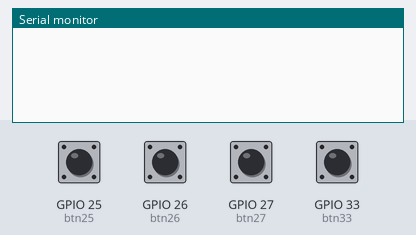
A sketch run on a simulated ESP32. Shown: the last lines printed to the serial monitor. The inputs (shaded band) are chosen by the test bench; at power-on: GPIO 25 (btn25), GPIO 26 (btn26), GPIO 27 (btn27), GPIO 33 (btn33) LOW. USB keyboard and mouse output is not drawn.

Above: at 3.2 s.
3.3 s: GPIO 25 (btn25) pulled HIGH for 0.15 s
At 4.2 s:
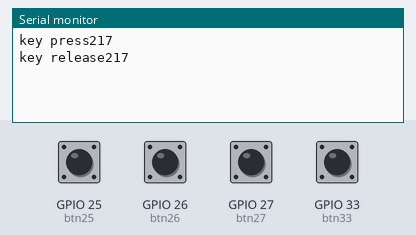
4.9 s: GPIO 26 (btn26) pulled HIGH for 0.15 s
At 5.06 s:
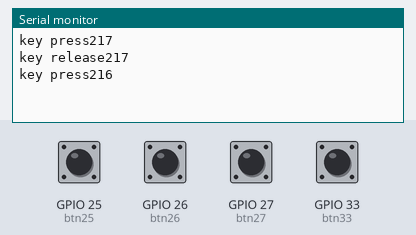
6.5 s: GPIO 27 (btn27) pulled HIGH for 0.15 s
At 7.8 s:
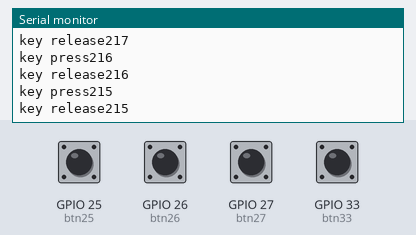
8.1 s: GPIO 33 (btn33) pulled HIGH for 0.15 s
At 9.0 s:
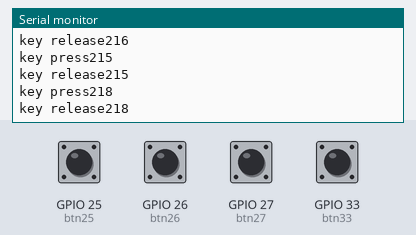
Timing chart, 0 to 10.7 s (numbered marks = the images above; inputs shaded):
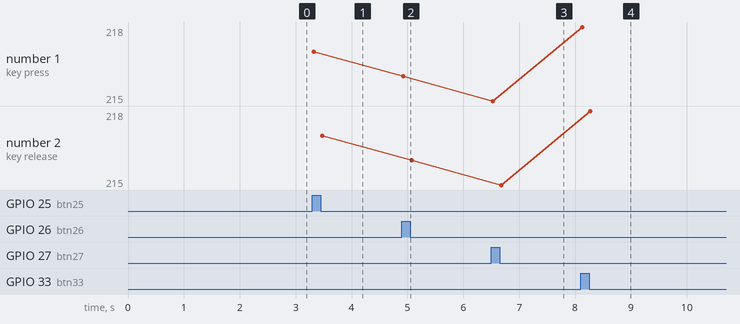

The sketch:

LiggerTingSammenHuskBouncer.ino
```cpp
#include <Bounce2.h>

#include <BleKeyboard.h>

//input button ports
#define btn33 33
#define btn25 25
#define btn26 26
#define btn27 27

unsigned long bounceDelay = 25;

//Symbols to be sent with keyboard presses
uint8_t symbol33= 0xDA; //Shift
uint8_t symbol25= 0xD9; //Ctrl
uint8_t symbol26= 0xD8; //a
uint8_t symbol27= 0xD7; //b

//Set the name of the bluetooth keyboard
BleKeyboard bleKeyboard("Elsass keyboard");

Bounce debouncer33 = Bounce(btn33,bounceDelay);
Bounce debouncer25 = Bounce(btn25,bounceDelay);
Bounce debouncer26 = Bounce(btn26,bounceDelay);
Bounce debouncer27 = Bounce(btn27,bounceDelay);

void setup() {
  Serial.begin(115200);

  //Begin the BLE keyboard/start advertising the keyboard
  bleKeyboard.begin();
  delay(2000);

  //Attach interupt button pins
  pinMode(btn33, INPUT);
  pinMode(btn25, INPUT);
  pinMode(btn26, INPUT);
  pinMode(btn27, INPUT);

}
void loop() {
  debouncer33.update();
  debouncer25.update();
  debouncer26.update();
  debouncer27.update();

  if(bleKeyboard.isConnected()) {
    checkBounce(debouncer33, symbol33);
    checkBounce(debouncer25, symbol25);
    checkBounce(debouncer26, symbol26);
    checkBounce(debouncer27, symbol27);
  }
}

void checkBounce(Bounce debouncer, uint8_t symbol){

  if(debouncer.rose()){
    Serial.print("key press");
    Serial.println(symbol);
    bleKeyboard.press(symbol);
  }
  if(debouncer.fell()){
    Serial.print("key release");
    Serial.println(symbol);
    bleKeyboard.release(symbol);
  }

}
```

Measured:
- after the input at 3.3 s, the serial monitor: prints a new line at once (image 1)
- after the input at 4.9 s, the serial monitor: prints a new line at once (image 2)
- after the input at 6.5 s, the serial monitor: prints a new line at once (image 3)
- after the input at 8.1 s, the serial monitor: prints a new line at once (image 4)
- plotted number 1: 217 → 216 after the input at 4.9 s, 216 → 215 after the input at 6.5 s, 215 → 218 after the input at 8.1 s
- plotted number 2: 217 → 216 after the input at 4.9 s, 216 → 215 after the input at 6.5 s, 215 → 218 after the input at 8.1 s
